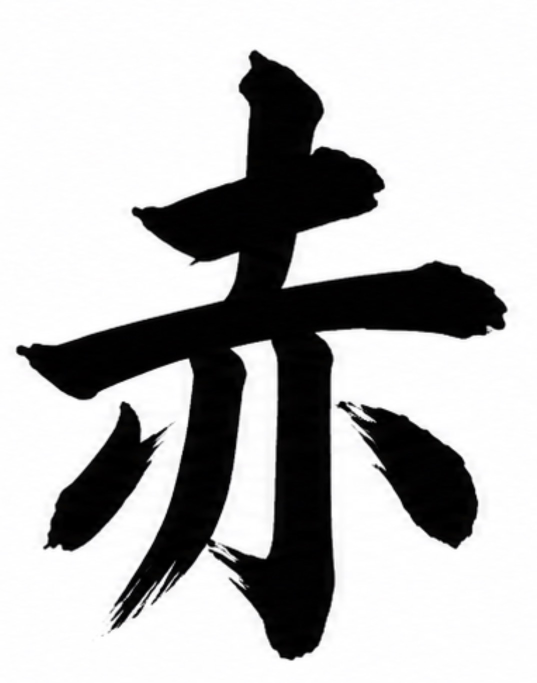
#> input picture IMG_8559.jpg, 1074 x 1365 px, given in place of carte-1-rouge-cercle.png, which was not available (shown at 1/2 size)
$ python 8-exporter-jeu.py
#> lines starting #> are read from the running program, lines starting #| are printed output that depends on the picture
# -*- coding: utf-8 -*-
"""Export des images du jeu pour le navigateur. Les fichiers d'impression font
1346 x 2102 px et 2 Mo chacun, inutilisables dans une page. On sort ici des JPEG
de 300 px de large, aplatis sur le papier."""
import os
from PIL import Image

BASE = "/Users/maximetatopoulos/App Max/Niko"
JEU = os.path.join(BASE, "jeu", "img")
LARGEUR = 300
QUALITE = 82
PAPIER = (237, 230, 216)

CHIFFRES = ["1", "2", "3", "4"]
COULEURS = ["rouge", "bleu", "jaune", "vert"]
FORMES = ["cercle", "triangle", "carre", "croix"]


def exporter(src, dst):
    im = Image.open(src)
#> im is the input picture: PIL image 1074x1365 RGB; mean R, G, B 185.4, 185.4, 185.5
    if im.mode == "RGBA":
        fond = Image.new("RGB", im.size, PAPIER)
        fond.paste(im, (0, 0), im)
        im = fond
    else:
        im = im.convert("RGB")
    h = round(im.height * LARGEUR / im.width)
#> h = 381
    im.resize((LARGEUR, h), Image.LANCZOS).save(dst, quality=QUALITE, optimize=True)
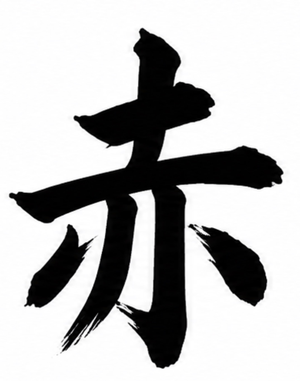
#> saved as carte-1-rouge-cercle.jpg: PIL image 300x381 RGB; mean R, G, B 185.4, 185.4, 185.5


n = 0
# Seules les series aux coins tete-beche sont embarquees : un artifact publie
# plafonne a 256 fichiers, et les quatre series en font 295.
for version, dossier in [("v3", "cartes V3"), ("v4", "cartes V4")]:
    out = os.path.join(JEU, version)
    os.makedirs(out, exist_ok=True)
    for c in CHIFFRES:
        for col in COULEURS:
            for f in FORMES:
                nom = f"carte-{c}-{col}-{f}"
#> (the run stopped early here; a loop or call above may not have finished)

$ run again, on IMG_8560.jpg
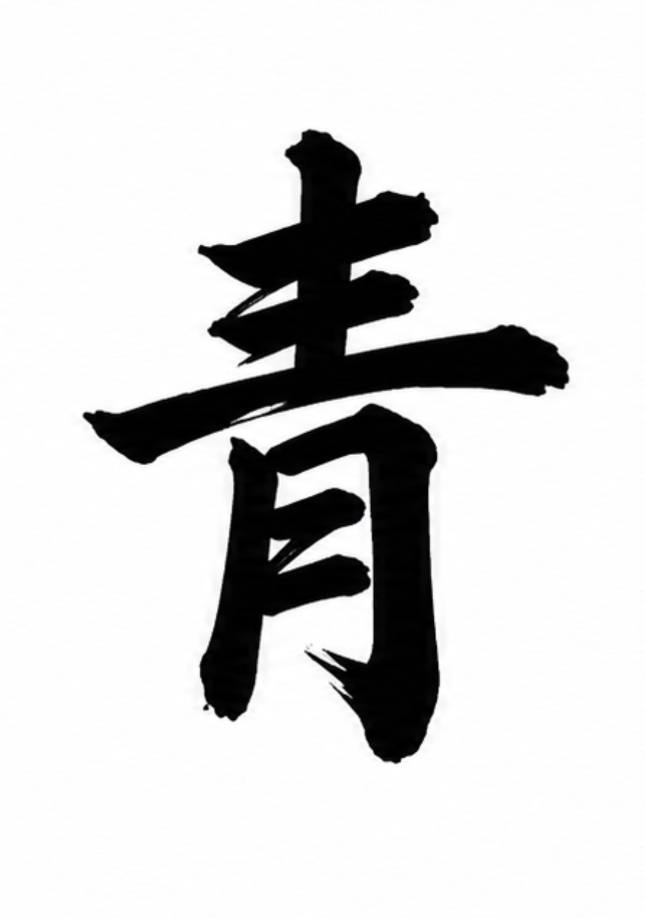
#> input picture IMG_8560.jpg, 1290 x 1836 px, given in place of carte-1-rouge-cercle.png, which was not available (shown at 1/2 size)
#> in exporter, im is the input picture: PIL image 1290x1836 RGB; mean R, G, B 212.6, 212.6, 212.7
#> in exporter, `im.resize((LARGEUR, h), Image.LANCZOS).save(dst, quality=QUALITE, opti..`:
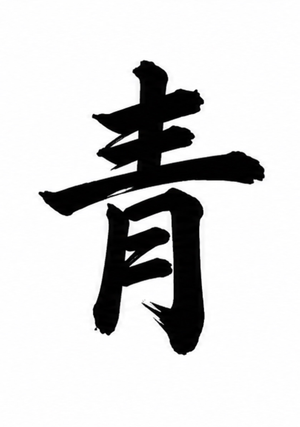
#> saved as carte-1-rouge-cercle.jpg: PIL image 300x427 RGB; mean R, G, B 212.6, 212.6, 212.7
